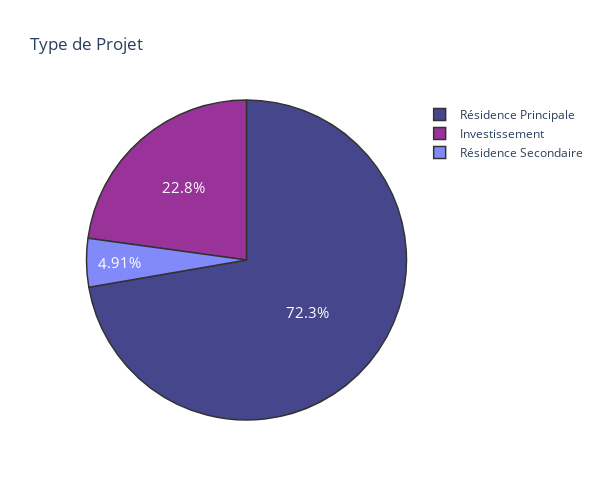

This figure's notebook cell:
### Code cell
trace = go.Pie(labels = df['TypeProjet'].value_counts().index, values = df.TypeProjet.value_counts(), 
               textfont=dict(size=15), opacity = 0.8,
               marker=dict(colors=['MidnightBlue', 'purple'], 
               line=dict(color='#000000', width=1.5)))


layout= go.Layout(autosize = True , 
        width = 600 , 
        height = 500 ,
        title={'text': "Type de Projet"})

fig.update_yaxes(automargin = True)

fig = go.Figure(data = [trace], layout=layout)

fig.show()

### Figure 1 — Plotly figure (JSON) as saved in the notebook; plotly's stock layout.template omitted (floating-point values rounded to 4 significant figures)
{"data": [{"labels": ["Résidence Principale", "Investissement", "Résidence Secondaire"], "marker": {"colors": ["MidnightBlue", "purple"], "line": {"color": "#000000", "width": 1.5}}, "opacity": 0.8, "textfont": {"size": 15}, "type": "pie", "values": [7556, 2386, 513]}], "layout": {"autosize": true, "height": 500, "title": {"text": "Type de Projet"}, "width": 600}}
